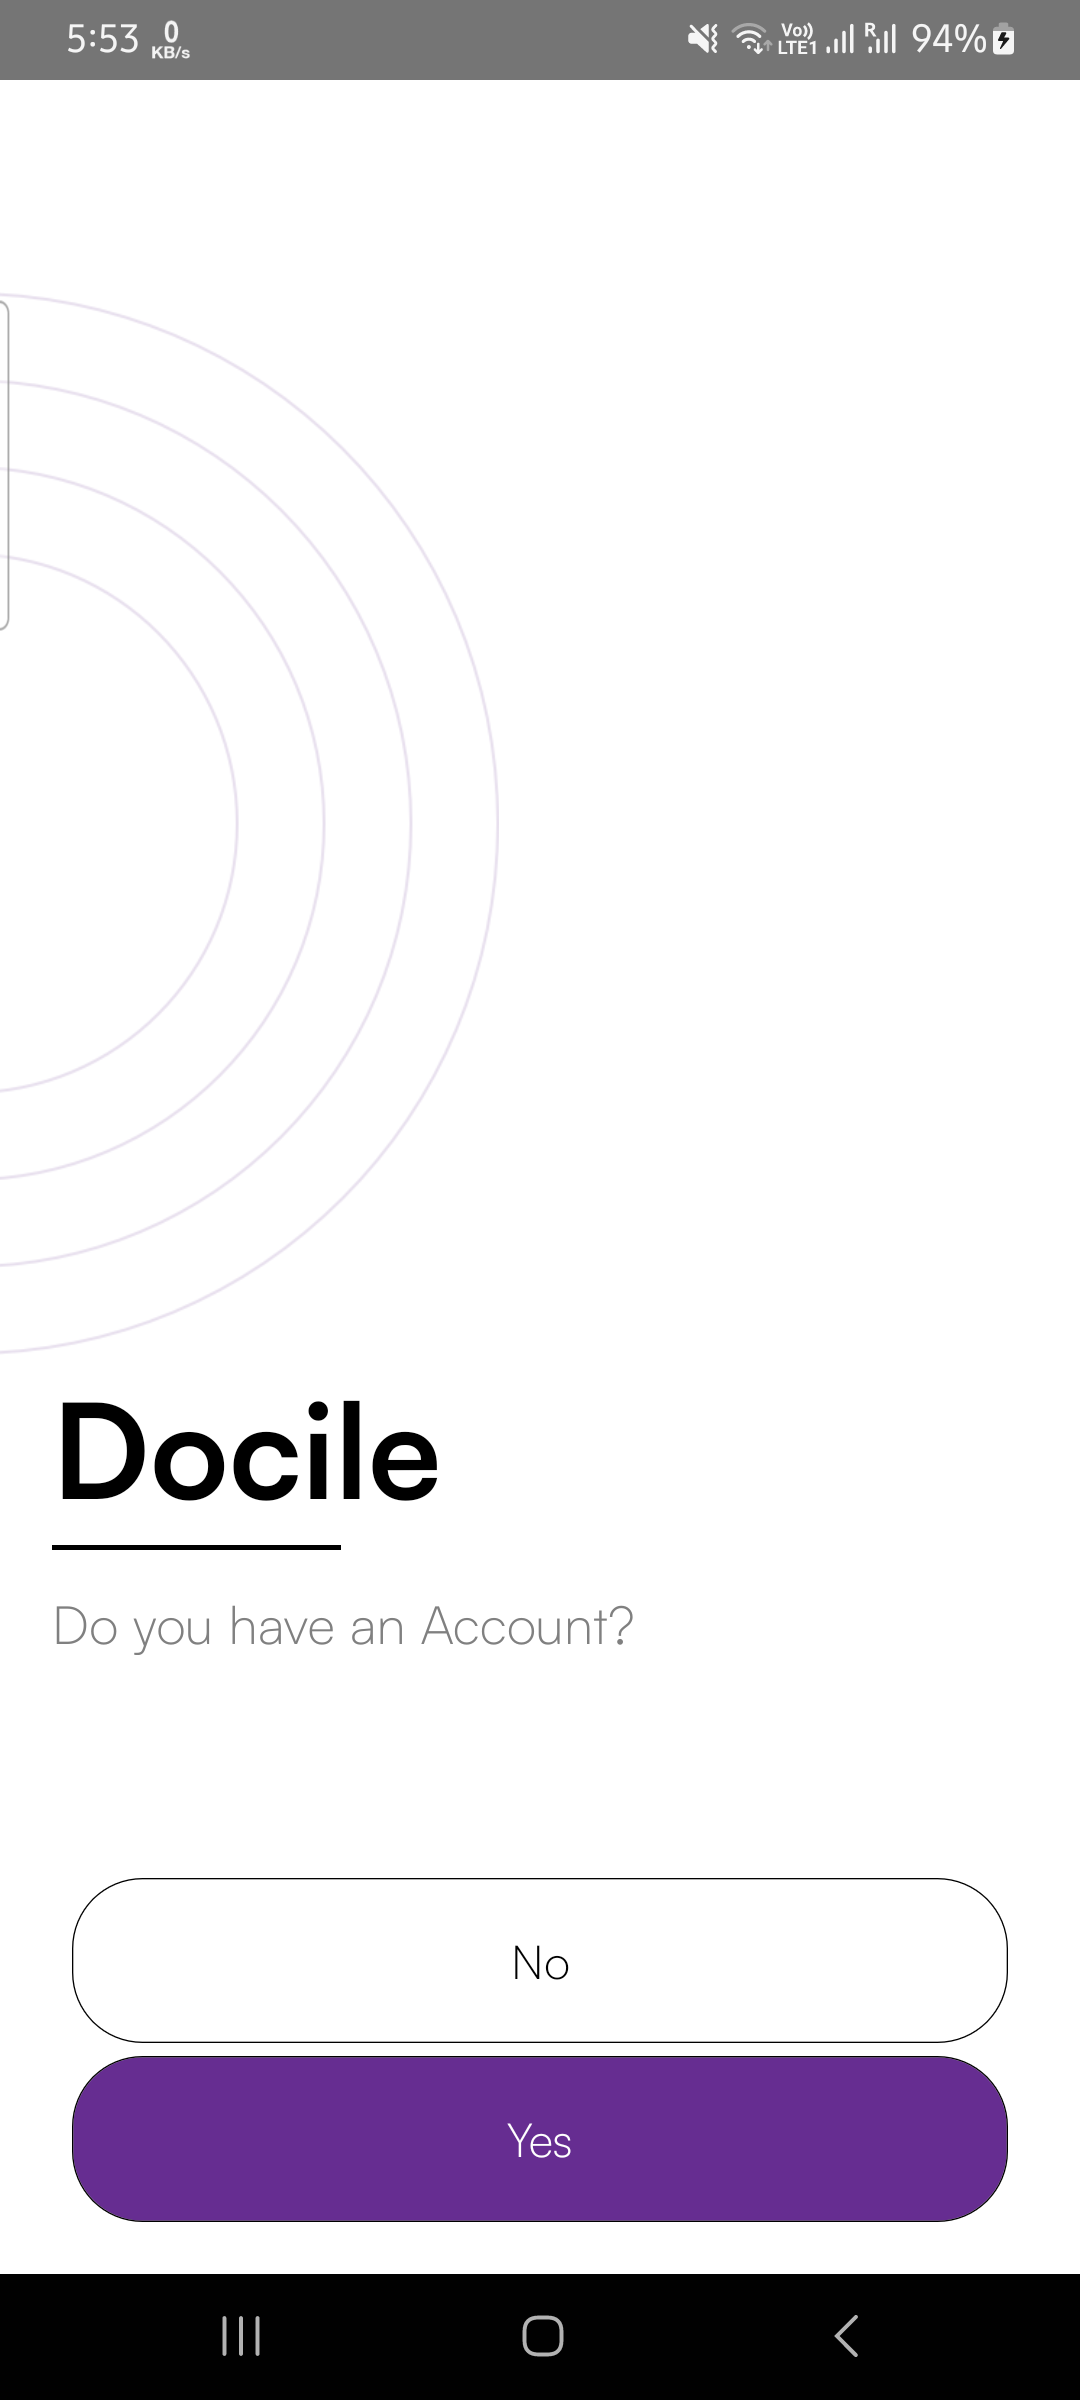

This chart was generated by the following Python code:
import time
from Driver.appiumandroid import AppiumDriverManager
import logging
from openpyxl import load_workbook, Workbook
from openpyxl.styles import Font
from openpyxl.drawing.image import Image as xlImage
from openpyxl.utils import get_column_letter
from pages import main

logging.basicConfig(filename='test_log.log', level=logging.INFO, format='%(asctime)s - %(levelname)s: %(message)s')

# Load existing workbook or create a new one if it doesn't exist
try:
    wb = load_workbook("automation_test_report3.xlsx")
except FileNotFoundError:
    wb = Workbook()

ws = wb.active
ws.title = 'Test Results'

headers = ['Issue ID', 'Issue Description', 'Test Result', 'Screenshot', 'Severity Level',
           'Steps to Reproduce', 'Expected Behavior', 'Actual Behavior', 'Device/Platform',
           'Additional Notes/Comments']


# Write headers if the sheet is empty
def write_headers():
    try:
        if all(cell.value is None for cell in ws[1]):
            ws.append(headers)
        for col in range(1, len(headers) + 1):
            ws.cell(row=1, column=col).font = Font(bold=True)
    except Exception as e:
        logging.error(f"Error writing headers to Excel: {e}")

write_headers()

def write_test_result(issue_id, issue_description, test_result, screenshot, severity_level,
                      steps_to_reproduce, expected_behavior, actual_behavior, device_platform,
                      additional_notes_comments):
    try:
        ws.append([issue_id, issue_description, test_result, "", severity_level,
                   steps_to_reproduce, expected_behavior, actual_behavior, device_platform,
                   additional_notes_comments])
        row_number = ws.max_row
        if screenshot:
            # row_height = 100# Adjust the divisor based on your requirements
            # ws.row_dimensions[row_number].height = row_height
            # column_height = 200
            # ws.height_dimension[row_number]=column_height
            cell_reference = f'D{row_number}'
            row_height = 100  # Adjust the divisor based on your requirements
            ws.row_dimensions[row_number].height = row_height
            column_width = 100  # Adjust the divisor based on your requirements
            ws.column_dimensions[cell_reference[0]].width = column_width
            screenshot.width = 200  # Set width in pixels
            screenshot.height = 100
            ws.add_image(screenshot, cell_reference)  # Adjust cell position as needed
            wb.save('automation_test_report3.xlsx')
    except Exception as e:
        logging.error(f"Error writing test result to Excel: {e}")


def test_openapp_tc_01():
    driver_manager = AppiumDriverManager()
    driver = driver_manager.appium_driver()
    try:
        main.TestAppiumAutomation.test_click_docile_delivery_element(driver)
        time.sleep(8)
        screenshot_path = "login.png"
        driver.save_screenshot(screenshot_path)
        screenshot = xlImage(screenshot_path)

        assert True
        logging.info("Successful login test passed")
        # print("login success")
        # Write test result to Excel
        write_test_result(issue_id='1', issue_description='App Open',
                          test_result='Passed', screenshot=screenshot,
                          severity_level='None', steps_to_reproduce='None',
                          expected_behavior='User should be logged in successfully',
                          actual_behavior='User logged in successfully',
                          device_platform='Android', additional_notes_comments='No issues')

    except Exception as e:
        logging.error(f"Failed to execute successful login test: {e}")
        screenshot_path = "login_fail.png"
        driver.save_screenshot(screenshot_path)
        screenshot = xlImage(screenshot_path)
        # Write test result to Excel
        write_test_result(issue_id='1', issue_description='Login with valid credentials',
                          test_result='Failed', screenshot=screenshot,
                          severity_level='High', steps_to_reproduce='1. Open app\n2. Enter valid credentials',
                          expected_behavior='User should be logged in successfully',
                          actual_behavior='Login failed',
                          device_platform='Android', additional_notes_comments='Error encountered')


#####################################################################################################################################################
def test_yestologin_tc_02():
    driver_manager = AppiumDriverManager()
    driver = driver_manager.appium_driver()
    try:
        main.TestAppiumAutomation.test_pressyes(driver)
        time.sleep(7)
        screenshot_path = "yes_to_login.png"
        driver.save_screenshot(screenshot_path)
        screenshot = xlImage(screenshot_path)

        assert True
        logging.info("Successful login test passed")
        # print("login success")
        # Write test result to Excel
        write_test_result(issue_id='2', issue_description='Click yes to login',
                          test_result='Passed', screenshot=screenshot,
                          severity_level='None', steps_to_reproduce='None',
                          expected_behavior='YES to login',
                          actual_behavior='As Expected',
                          device_platform='Android', additional_notes_comments='No issues')


    except Exception as e:
        logging.error(f"Failed to execute successful login test: {e}")
        screenshot_path = "yes_to_login.png"
        driver.save_screenshot(screenshot_path)
        screenshot = xlImage(screenshot_path)
        # Write test result to Excel
        write_test_result(issue_id='2', issue_description='Click yes to login', test_result='Failed',
                          screenshot=screenshot,
                          severity_level='High', steps_to_reproduce='1. Open app\n2. Enter valid credentials',
                          expected_behavior='YES to login',
                          actual_behavior='As Expected', device_platform='Android',
                          additional_notes_comments='Error encountered')
###################################################################################################################################################
def test_mobile_otp_tc_03():
    driver_manager = AppiumDriverManager()
    driver = driver_manager.appium_driver()
    try:
        main.TestAppiumAutomation.test_mobile_number(driver)
        time.sleep(7)
        screenshot_path = "test_mobile_otp.png"
        driver.save_screenshot(screenshot_path)
        screenshot = xlImage(screenshot_path)

        assert True
        logging.info("Successful login test passed")
        # print("login success")
        # Write test result to Excel
        write_test_result(issue_id='3', issue_description='Login with mobile no and enter otp',
                          test_result='Passed', screenshot=screenshot,
                          severity_level='None', steps_to_reproduce='None',
                          expected_behavior='Login with mobile no',
                          actual_behavior='As Expected',
                          device_platform='Android', additional_notes_comments='No issues')


    except Exception as e:
        logging.error(f"Failed to execute successful login test: {e}")
        screenshot_path = "test_mobile_otp.png"
        driver.save_screenshot(screenshot_path)
        screenshot = xlImage(screenshot_path)
        # Write test result to Excel
        write_test_result(issue_id='3', issue_description='Login with mobile no and enter otp', test_result='Failed',
                          screenshot=screenshot,
                          severity_level='High', steps_to_reproduce='1. Open app\n2. Enter valid credentials',
                          expected_behavior='Login with mobile no',
                          actual_behavior='As Expected', device_platform='Android',
                          additional_notes_comments='Error encountered')
########################################################################################################################################################
def test_notification_button_tc_04():
    driver_manager = AppiumDriverManager()
    driver = driver_manager.appium_driver()
    try:
        main.TestAppiumAutomation.test_notification_button(driver)
        time.sleep(7)
        screenshot_path = "test_notification_tc_04.png"
        driver.save_screenshot(screenshot_path)
        screenshot = xlImage(screenshot_path)

        assert True
        logging.info("Successful login test passed")
        # print("login success")
        # Write test result to Excel
        write_test_result(issue_id='4', issue_description='Click on notification',
                          test_result='Passed', screenshot=screenshot,
                          severity_level='None', steps_to_reproduce='None',
                          expected_behavior='Click on notification',
                          actual_behavior='As Expected',
                          device_platform='Android', additional_notes_comments='No issues')


    except Exception as e:
        logging.error(f"Failed to execute successful login test: {e}")
        screenshot_path = "test_notification_tc_04.png"
        driver.save_screenshot(screenshot_path)
        screenshot = xlImage(screenshot_path)
        # Write test result to Excel
        write_test_result(issue_id='4', issue_description='Click on notification', test_result='Failed',
                          screenshot=screenshot,
                          severity_level='High', steps_to_reproduce='1. Open app\n2. Enter valid credentials',
                          expected_behavior='Click on notification',
                          actual_behavior='As Expected', device_platform='Android',
                          additional_notes_comments='Error encountered')
###########################################################################################################################################################
def test_ordercompleted_dropdown_button_click_tc_05():
    driver_manager = AppiumDriverManager()
    driver = driver_manager.appium_driver()
    try:
        main.TestAppiumAutomation.test_dropdown_myorders_completed(driver)
        time.sleep(7)
        screenshot_path = "test_completed.png"
        driver.save_screenshot(screenshot_path)
        screenshot = xlImage(screenshot_path)

        assert True
        logging.info("Successful login test passed")
        # print("login success")
        # Write test result to Excel
        write_test_result(issue_id='5', issue_description='order complete  button click',
                          test_result='Passed', screenshot=screenshot,
                          severity_level='None', steps_to_reproduce='None',
                          expected_behavior='order complete button click xpath"',
                          actual_behavior='As Expected',
                          device_platform='Android', additional_notes_comments='No issues')


    except Exception as e:
        logging.error(f"Failed to execute successful login test: {e}")
        screenshot_path = "test_account.png"
        driver.save_screenshot(screenshot_path)
        screenshot = xlImage(screenshot_path)
        # Write test result to Excel
        write_test_result(issue_id='5', issue_description='order complete button click', test_result='Failed',
                          screenshot=screenshot,
                          severity_level='High', steps_to_reproduce='1. Open app\n2. Enter valid credentials',
                          expected_behavior='order complete button click xpath"',
                          actual_behavior='As Expected', device_platform='Android',
                          additional_notes_comments='Error encountered')
###########################################################################################################################################################
def test_payment_button_click_tc_06():
    driver_manager = AppiumDriverManager()
    driver = driver_manager.appium_driver()
    try:
        main.TestAppiumAutomation.test_payments(driver)
        time.sleep(7)
        screenshot_path = "payment_button.png"
        driver.save_screenshot(screenshot_path)
        screenshot = xlImage(screenshot_path)

        assert True
        logging.info("Successful login test passed")
        # print("login success")
        # Write test result to Excel
        write_test_result(issue_id='6', issue_description='payment button click"',
                          test_result='Passed', screenshot=screenshot,
                          severity_level='None', steps_to_reproduce='None',
                          expected_behavior='payment button click xpath"',
                          actual_behavior='As Expected',
                          device_platform='Android', additional_notes_comments='No issues')


    except Exception as e:
        logging.error(f"Failed to execute successful login test: {e}")
        screenshot_path = "test_notification_tc_04.png"
        driver.save_screenshot(screenshot_path)
        screenshot = xlImage(screenshot_path)
        # Write test result to Excel
        write_test_result(issue_id='6', issue_description='payment button click"', test_result='Failed',
                          screenshot=screenshot,
                          severity_level='High', steps_to_reproduce='1. Open app\n2. Enter valid credentials',
                          expected_behavior='payment button click xpath"',
                          actual_behavior='As Expected', device_platform='Android',
                          additional_notes_comments='Error encountered')
#############################################################################################################################
def test_performance_button_click_tc_07():
    driver_manager = AppiumDriverManager()
    driver = driver_manager.appium_driver()
    try:
        main.TestAppiumAutomation.test_performance_button(driver)
        time.sleep(7)
        screenshot_path = "performance_button.png"
        driver.save_screenshot(screenshot_path)
        screenshot = xlImage(screenshot_path)

        assert True
        logging.info("Successful login test passed")
        # print("login success")
        # Write test result to Excel
        write_test_result(issue_id='7', issue_description='performance button click"',
                          test_result='Passed', screenshot=screenshot,
                          severity_level='None', steps_to_reproduce='None',
                          expected_behavior='performance button click xpath"',
                          actual_behavior='As Expected',
                          device_platform='Android', additional_notes_comments='No issues')


    except Exception as e:
        logging.error(f"Failed to execute successful login test: {e}")
        screenshot_path = "performance_button.png"
        driver.save_screenshot(screenshot_path)
        screenshot = xlImage(screenshot_path)
        # Write test result to Excel
        write_test_result(issue_id='7', issue_description='performance button click"', test_result='Failed',
                          screenshot=screenshot,
                          severity_level='High', steps_to_reproduce='1. Open app\n2. Enter valid credentials',
                          expected_behavior='performance button click xpath"',
                          actual_behavior='As Expected', device_platform='Android',
                          additional_notes_comments='Error encountered')
####################################################################################################################################

#########################################################################################################################################
def test_account_button_click_tc_08():
    driver_manager = AppiumDriverManager()
    driver = driver_manager.appium_driver()
    try:
        main.TestAppiumAutomation.test_account(driver)
        time.sleep(7)
        screenshot_path = "test_account.png"
        driver.save_screenshot(screenshot_path)
        screenshot = xlImage(screenshot_path)

        assert True
        logging.info("Successful login test passed")
        # print("login success")
        # Write test result to Excel
        write_test_result(issue_id='8', issue_description='Login button click',
                          test_result='Passed', screenshot=screenshot,
                          severity_level='None', steps_to_reproduce='None',
                          expected_behavior='Login button click xpath"',
                          actual_behavior='As Expected',
                          device_platform='Android', additional_notes_comments='No issues')


    except Exception as e:
        logging.error(f"Failed to execute successful login test: {e}")
        screenshot_path = "test_account.png"
        driver.save_screenshot(screenshot_path)
        screenshot = xlImage(screenshot_path)
        # Write test result to Excel
        write_test_result(issue_id='8', issue_description='Login button click', test_result='Failed',
                          screenshot=screenshot,
                          severity_level='High', steps_to_reproduce='1. Open app\n2. Enter valid credentials',
                          expected_behavior='Login button click xpath"',
                          actual_behavior='As Expected', device_platform='Android',
                          additional_notes_comments='Error encountered')
#######################################################################################################################
def  test_dutystatus_button_click_tc_09():
    driver_manager = AppiumDriverManager()
    driver = driver_manager.appium_driver()
    try:
        main.TestAppiumAutomation.test_dutystatus_on(driver)
        time.sleep(7)
        screenshot_path = "test_statuson.png"
        driver.save_screenshot(screenshot_path)
        screenshot = xlImage(screenshot_path)

        assert True
        logging.info("Successful login test passed")
        # print("login success")
        # Write test result to Excel
        write_test_result(issue_id='9', issue_description='Duty status button click',
                          test_result='Passed', screenshot=screenshot,
                          severity_level='None', steps_to_reproduce='None',
                          expected_behavior='Duty status button click xpath"',
                          actual_behavior='As Expected',
                          device_platform='Android', additional_notes_comments='No issues')


    except Exception as e:
        logging.error(f"Failed to execute successful login test: {e}")
        screenshot_path = "test_account.png"
        driver.save_screenshot(screenshot_path)
        screenshot = xlImage(screenshot_path)
        # Write test result to Excel
        write_test_result(issue_id='9', issue_description='Duty status button click', test_result='Failed',
                          screenshot=screenshot,
                          severity_level='High', steps_to_reproduce='1. Open app\n2. Enter valid credentials',
                          expected_behavior='Duty status  click xpath"',
                          actual_behavior='As Expected', device_platform='Android',
                          additional_notes_comments='Error encountered')
#########################################################################################################################################
def test_logout_button_click_TC_10():
    driver_manager = AppiumDriverManager()
    driver = driver_manager.appium_driver()
    try:
        main.TestAppiumAutomation.test_logout_button(driver)
        time.sleep(7)
        screenshot_path = "test_logout.png"
        driver.save_screenshot(screenshot_path)
        screenshot = xlImage(screenshot_path)

        assert True
        logging.info("Successful login test passed")
        # print("login success")
        # Write test result to Excel
        write_test_result(issue_id='10', issue_description='Logout button click',
                          test_result='Passed', screenshot=screenshot,
                          severity_level='None', steps_to_reproduce='None',
                          expected_behavior='Logout button click xpath"',
                          actual_behavior='As Expected',
                          device_platform='Android', additional_notes_comments='No issues')


    except Exception as e:
        logging.error(f"Failed to execute successful login test: {e}")
        screenshot_path = "test_account.png"
        driver.save_screenshot(screenshot_path)
        screenshot = xlImage(screenshot_path)
        # Write test result to Excel
        write_test_result(issue_id='10', issue_description='Logout button click', test_result='Failed',
                          screenshot=screenshot,
                          severity_level='High', steps_to_reproduce='1. Open app\n2. Enter valid credentials',
                          expected_behavior='Logout button   click xpath"',
                          actual_behavior='As Expected', device_platform='Android',
                          additional_notes_comments='Error encountered')